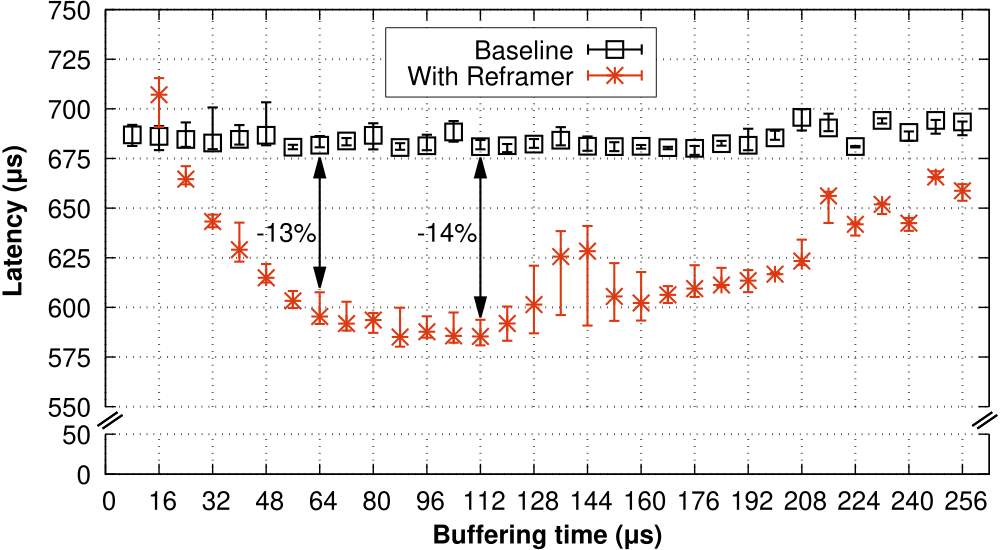

The script that saved this image:
#!/usr/bin/gnuplot
load "../../common.plot"

font_type = "Helvetica,28"
font_type_bold = "Helvetica-Bold,28"

set terminal pdf dl 1.5 enhanced dashed size 10.0, 5.5 font font_type
set output "nf-chain-eval-bluefield-latency.pdf"

set style fill solid 2 border lt -1
set datafile separator " "
set style data errorbars

### Variables
points_lw = 3
points_size = 2.0

x_start = 0
x_offset = 8
max_buf_time = 256
min_y_bot = 0
max_y_bot = 50
min_y_top = 550
max_y_top = 750

### Input files
input_file_nf_chain_latency_baseline = "data/BaselineLATENCY.csv"
input_file_nf_chain_latency_reframer = "data/ReframerLATENCY.csv"

### Margins
bm_bottom = 0.137
tm_bottom = 0.21
bm_top = 0.26
tm_top = 0.984
lm = 0.105
rm = 0.99

# Set the x-axis cut points
set arrow from screen lm-0.008,tm_bottom+0.015 to screen lm+0.012,tm_bottom+0.040 nohead linewidth 3
set arrow from screen lm-0.003,tm_bottom+0.010 to screen lm+0.017,tm_bottom+0.035 nohead linewidth 3
set arrow from screen rm-0.017,tm_bottom+0.015 to screen rm+0.003,tm_bottom+0.040 nohead linewidth 3
set arrow from screen rm-0.012,tm_bottom+0.010 to screen rm+0.008,tm_bottom+0.035 nohead linewidth 3

set multiplot layout 1,2 columnsfirst upwards

####### Plot 1
x1 = x_start
x2 = max_buf_time + x_offset
y1 = min_y_bot
y2 = max_y_bot

### Margins
set bmargin at screen bm_bottom
set tmargin at screen tm_bottom
set lmargin at screen lm
set rmargin at screen rm

### Border
set border 1+2+8 lw 2

### X-axis
set xlabel "Buffering time (μs)"
set xlabel font font_type_bold
set xlabel offset 0,0.2
set xrange [x1:x2]
set xtics nomirror 16

### Y-axis
set yrange [y1:y2]
set ytics mirror 50

### Grid
set grid xtics lw 3.0 lt 0
set grid ytics lw 3.0 lt 0

### Legend
unset key

### No data here
plot \
	1/0 ls 6 dt 4 notitle

####### Plot 2
x1 = x_start
x2 = max_buf_time + x_offset
y3 = min_y_top
y4 = max_y_top

### Margins
set bmargin at screen bm_top
set tmargin at screen tm_top
set lmargin at screen lm
set rmargin at screen rm

### Border
set border 2+4+8 lw 2

### X-axis
unset xlabel
unset xtics
set x2tics border in scale 1,0.5 norotate autojustify nomirror
set x2range [x1:x2]
set x2tics nomirror 16

### Y-axis
set ylabel "{/Helvetica:Bold Latency (μs)}"
set ylabel offset 0.15,-0.5
set ytics border in scale 1,0.5 norotate mirror
set ytics 25
set yrange [y3:y4]

### Grid
set grid x2tics lw 3.0 lt 0
set grid y2tics lw 3.0 lt 0

### Legend
set key outside opaque bottom Right title
set key box linestyle 1 lt rgb(black)
set key font font_type
set key vertical maxrows 3
set key width 0.0
set key height 0.67
set key samplen 3.0
set key at 164.5, 706

### Linestyles
set style line 1 pointtype 4 pointsize points_size linewidth points_lw lt rgb(black)
set style line 2 pointtype 3 pointsize points_size linewidth points_lw lt rgb(darkred)
set style line 3 pointtype 6 pointsize points_size linewidth points_lw lt rgb(darkgreen)
set style line 4 pointtype 8 pointsize points_size linewidth points_lw lt rgb(darkyellow)

### Arrows and label to highlight the improvement
set arrow heads back filled from 64,610 to 64,675.5 ls 1 linewidth 3
set label '-13%' at 45.0,638 textcolor ls 1

set arrow heads back filled from 112,595 to 112,675.5 ls 1 linewidth 3
set label '-14%' at 93,638 textcolor ls 1

plot \
	input_file_nf_chain_latency_baseline using ($1):($4):($3):($5) with errorbars ls 1 title "Baseline",\
	input_file_nf_chain_latency_reframer using ($1):($4):($3):($5) with errorbars ls 2 title "With Reframer"

unset multiplot
